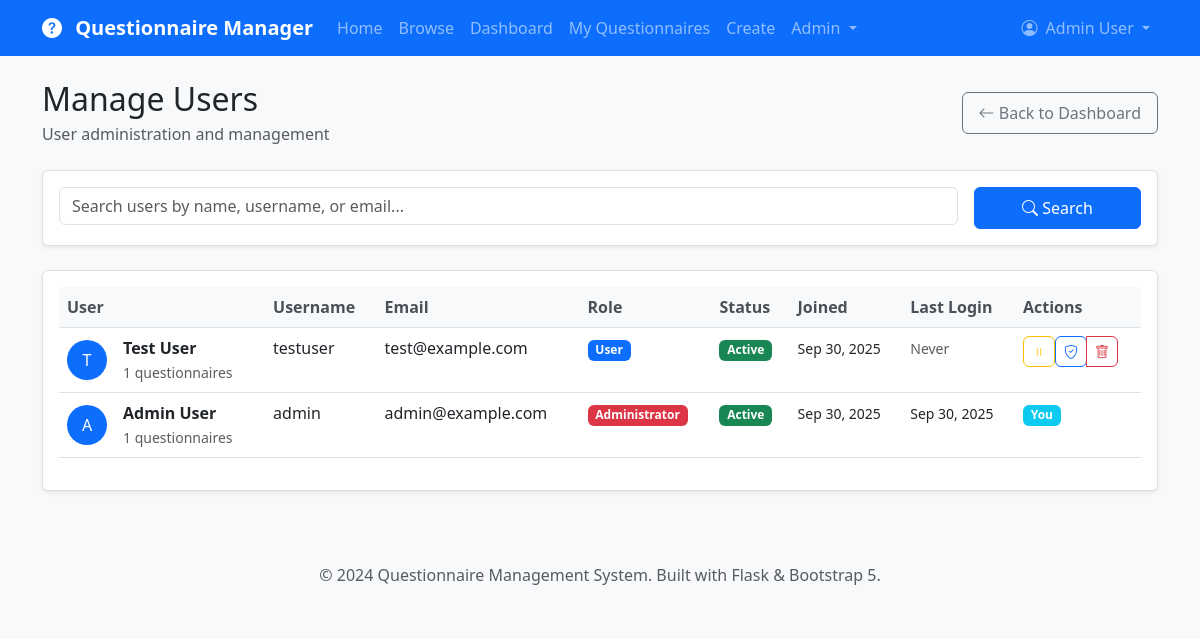
Page /admin/users (signed in) on the committed database.
### app/models.py (models this page shows, shortened)
class User(UserMixin, db.Model):
    __tablename__ = 'users'
    id = db.Column(db.Integer, primary_key=True)
    username = db.Column(db.String(64), index=True, unique=True, nullable=False)
    email = db.Column(db.String(120), index=True, unique=True, nullable=False)
    password_hash = db.Column(db.String(128))
    first_name = db.Column(db.String(64))
    last_name = db.Column(db.String(64))
    role = db.Column(db.String(20), default='user')  # user, admin
    is_active = db.Column(db.Boolean, default=True)
    created_at = db.Column(db.DateTime, index=True, default=datetime.utcnow)
    last_login = db.Column(db.DateTime)
    created_questionnaires = db.relationship('Questionnaire', foreign_keys='Questionnaire.creator_id',
                                           backref='creator', lazy='dynamic', cascade='all, delete-orphan')
    responses = db.relationship('Response', backref='user', lazy='dynamic', cascade='all, delete-orphan')
    def get_full_name(self):
        if self.first_name and self.last_name:
            return f"{self.first_name} {self.last_name}"
        return self.username
    def is_admin(self):
        return self.role == 'admin'

### app/admin/routes.py (the view, shortened to what this page needs)
@bp.route('/users')
@admin_required
def manage_users():
    page = request.args.get('page', 1, type=int)
    search = request.args.get('search', '', type=str)
    query = User.query
    users = query.order_by(desc(User.created_at)).paginate(
        page=page,
        per_page=20,
        error_out=False
    )
    return render_template('admin/users.html',
                         title='Manage Users',
                         users=users,
                         search=search)

### app/admin/routes.py (called while the page is built)
def admin_required(f):
    @wraps(f)
    @login_required
    def decorated_function(*args, **kwargs):
        if not current_user.is_admin():
            flash('Admin access required.', 'danger')
            return redirect(url_for('main.dashboard'))
        return f(*args, **kwargs)
    return decorated_function

### app/models.py (called while the page is built)
@login_manager.user_loader
def load_user(user_id):
    return User.query.get(int(user_id))

### app/templates/admin/users.html (shortened to what this page needs)
{% extends "base.html" %}
{% block content %}
<div class="d-flex justify-content-between align-items-center mb-4">
    <div>
        <h2 class="mb-1">Manage Users</h2>
        <p class="text-muted mb-0">User administration and management</p>
    </div>
    <a href="{{ url_for('admin.admin_dashboard') }}" class="btn btn-outline-secondary">
        <i class="bi bi-arrow-left"></i> Back to Dashboard
    </a>
</div>
<div class="card mb-4">
    <div class="card-body">
        <form method="GET" class="row g-3">
            <div class="col-md-10">
                <input type="text" class="form-control" name="search"
                       placeholder="Search users by name, username, or email..."
                       value="{{ search }}">
            </div>
            <div class="col-md-2">
                <button type="submit" class="btn btn-primary w-100">
                    <i class="bi bi-search"></i> Search
                </button>
            </div>
        </form>
    </div>
</div>
<div class="card">
    <div class="card-body">
        {% if users.items %}
            <div class="table-responsive">
                <table class="table table-hover">
                    <thead>
                        <tr>
                            <th>User</th>
                            <th>Username</th>
                            <th>Email</th>
                            <th>Role</th>
                            <th>Status</th>
                            <th>Joined</th>
                            <th>Last Login</th>
                            <th>Actions</th>
                        </tr>
                    </thead>
                    <tbody>
                        {% for user in users.items %}
                            <tr>
                                <td>
                                    <div class="d-flex align-items-center">
                                        <div class="bg-primary text-white rounded-circle d-flex align-items-center justify-content-center me-3"
                                             style="width: 40px; height: 40px;">
                                            {{ user.first_name[0] if user.first_name else user.username[0] }}
                                        </div>
                                        <div>
                                            <strong>{{ user.get_full_name() }}</strong>
                                            <br>
                                            <small class="text-muted">
                                                {{ user.created_questionnaires.count() }} questionnaires
                                            </small>
                                        </div>
                                    </div>
                                </td>
                                <td>{{ user.username }}</td>
                                <td>{{ user.email }}</td>
                                <td>
                                    {% if user.role == 'admin' %}
                                        <span class="badge bg-danger">Administrator</span>
                                    {% else %}
                                        <span class="badge bg-primary">User</span>
                                    {% endif %}
                                </td>
                                <td>
                                    {% if user.is_active %}
                                        <span class="badge bg-success">Active</span>
                                    {% else %}
                                        <span class="badge bg-secondary">Inactive</span>
                                    {% endif %}
                                </td>
                                <td>
                                    <small>{{ user.created_at.strftime('%b %d, %Y') }}</small>
                                </td>
                                <td>
                                    {% if user.last_login %}
                                        <small>{{ user.last_login.strftime('%b %d, %Y') }}</small>
                                    {% else %}
                                        <small class="text-muted">Never</small>
                                    {% endif %}
                                </td>
                                <td>
                                    {% if user != current_user %}
                                        <div class="btn-group" role="group">
                                            <form method="POST" action="{{ url_for('admin.toggle_user_active', id=user.id) }}" class="d-inline">
                                                <button type="submit" class="btn btn-sm {% if user.is_active %}btn-outline-warning{% else %}btn-outline-success{% endif %}"
                                                        title="{% if user.is_active %}Deactivate{% else %}Activate{% endif %} User">
                                                    <i class="bi {% if user.is_active %}bi-pause{% else %}bi-play{% endif %}"></i>
                                                </button>
                                            </form>
                                            <form method="POST" action="{{ url_for('admin.toggle_user_admin', id=user.id) }}" class="d-inline">
                                                <button type="submit" class="btn btn-sm {% if user.role == 'admin' %}btn-outline-danger{% else %}btn-outline-primary{% endif %}"
                                                        title="{% if user.role == 'admin' %}Remove Admin{% else %}Make Admin{% endif %}">
                                                    <i class="bi {% if user.role == 'admin' %}bi-shield-slash{% else %}bi-shield-check{% endif %}"></i>
                                                </button>
                                            </form>
                                            <button type="button" class="btn btn-sm btn-outline-danger"
                                                    onclick="confirmDeleteUser({{ user.id }}, '{{ user.get_full_name()|replace("'", "\\'") }}')"
                                                    title="Delete User">
                                                <i class="bi bi-trash"></i>
                                            </button>
                                        </div>
                                    {% else %}
                                        <span class="badge bg-info">You</span>
                                    {% endif %}
                                </td>
                            </tr>
                        {% endfor %}
                    </tbody>
                </table>
            </div>
        {% endif %}
    </div>
</div>
{% endblock %}

### app/templates/base.html (shortened to what this page needs)
<!DOCTYPE html>
<html lang="en">
<head>
    <link href="https://cdn.jsdelivr.net/npm/bootstrap@5.3.0/dist/css/bootstrap.min.css" rel="stylesheet">
    <link rel="stylesheet" href="https://cdn.jsdelivr.net/npm/bootstrap-icons@1.10.0/font/bootstrap-icons.css">
    <link href="{{ url_for('static', filename='css/custom.css') }}" rel="stylesheet">
</head>
<body>
    <nav class="navbar navbar-expand-lg navbar-dark bg-primary">
        <div class="container">
            <a class="navbar-brand" href="{{ url_for('main.index') }}">
                <i class="bi bi-question-circle-fill me-2"></i>
                Questionnaire Manager
            </a>
            <div class="collapse navbar-collapse" id="navbarNav">
                <ul class="navbar-nav me-auto">
                    <li class="nav-item">
                        <a class="nav-link" href="{{ url_for('main.index') }}">Home</a>
                    </li>
                    <li class="nav-item">
                        <a class="nav-link" href="{{ url_for('main.questionnaires') }}">Browse</a>
                    </li>
                    {% if current_user.is_authenticated %}
                        <li class="nav-item">
                            <a class="nav-link" href="{{ url_for('main.dashboard') }}">Dashboard</a>
                        </li>
                        <li class="nav-item">
                            <a class="nav-link" href="{{ url_for('main.my_questionnaires') }}">My Questionnaires</a>
                        </li>
                        <li class="nav-item">
                            <a class="nav-link" href="{{ url_for('main.create_questionnaire') }}">Create</a>
                        </li>
                        {% if current_user.is_admin() %}
                            <li class="nav-item dropdown">
                                <a class="nav-link dropdown-toggle" href="#" role="button" data-bs-toggle="dropdown">
                                    Admin
                                </a>
                            </li>
                        {% endif %}
                    {% endif %}
                </ul>
                <ul class="navbar-nav">
                    {% if current_user.is_authenticated %}
                        <li class="nav-item dropdown">
                            <a class="nav-link dropdown-toggle" href="#" role="button" data-bs-toggle="dropdown">
                                <i class="bi bi-person-circle me-1"></i>
                                {{ current_user.get_full_name() }}
                            </a>
                        </li>
                    {% endif %}
                </ul>
            </div>
        </div>
    </nav>
    <main class="container mt-4">
        {% block content %}{% endblock %}
    </main>
    <footer class="bg-light text-center py-4 mt-5">
        <div class="container">
            <p class="text-muted mb-0">
                &copy; 2024 Questionnaire Management System.
                Built with Flask & Bootstrap 5.
            </p>
        </div>
    </footer>
</body>
</html>

### app/static/css/custom.css (style rules this page uses)
:root { --primary-color: #0d6efd; --secondary-color: #6c757d; --success-color: #198754; --danger-color: #dc3545; --warning-color: #ffc107; --info-color: #0dcaf0; }
body { font-family: 'Segoe UI', Tahoma, Geneva, Verdana, sans-serif; background-color: #f8f9fa; }
.navbar-brand { font-weight: 600; }
.card { box-shadow: 0 0.125rem 0.25rem rgba(0, 0, 0, 0.075); border: 1px solid rgba(0, 0, 0, 0.125); transition: box-shadow 0.15s ease-in-out; }
.btn { border-radius: 0.375rem; font-weight: 500; padding: 0.5rem 1rem; transition: all 0.15s ease-in-out; }
.btn-primary { background-color: var(--primary-color); border-color: var(--primary-color); }
.btn-sm { padding: 0.25rem 0.5rem; font-size: 0.875rem; }
.table { background-color: white; }
.table th { background-color: #f8f9fa; border-top: none; font-weight: 600; color: #495057; }

### rows in the picture
User: get_full_name "Admin User", first_name "A", created_questionnaires.count "1", username "admin", email "admin@example.com", role "Administrator", is_active "Active", created_at "Sep 30, 2025", last_login "Sep 30, 2025", shows "You"
User: first_name "T", get_full_name "Test User", created_questionnaires.count "1", username "testuser", email "test@example.com", role "User", is_active "Active", created_at "Sep 30, 2025", shows "Never"
